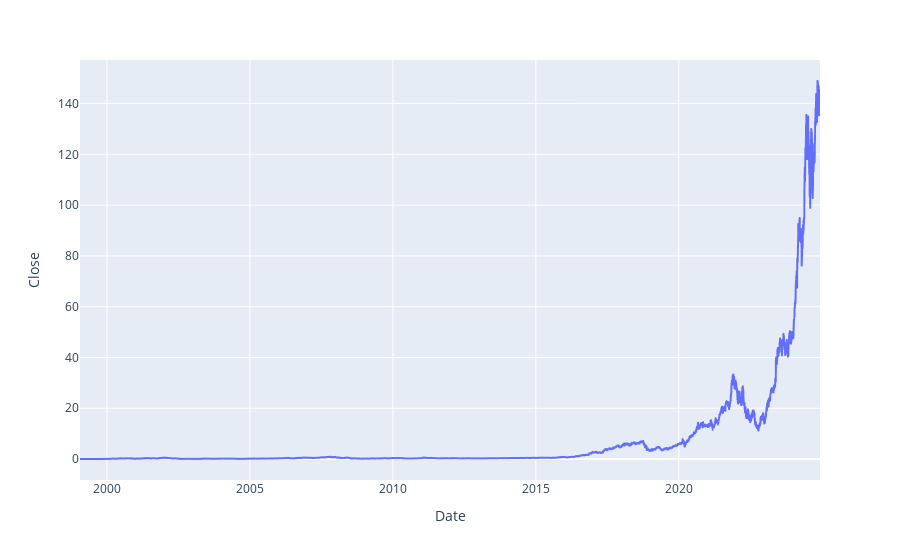

The cell this chart's notebook holds for it:
### Markdown cell above
3) Visualizzazione

### Code cell
# Using plotly.express
import plotly.express as px

#df = px.data.stocks()
fig = px.line(df, x='Date', y="Close") #metti nelle y una media tra prezzo più basso e più alto della giornata
fig.show()

### Figure 1 — Plotly figure (JSON) as saved in the notebook; plotly's stock layout.template omitted (floating-point values rounded to 4 significant figures; data arrays with more than 128 entries replaced by an {"elided": "..."} marker saying what was removed)
{"data": [{"hovertemplate": "Date=%{x}<br>Close=%{y}<extra></extra>", "legendgroup": "", "line": {"color": "#636efa", "dash": "solid"}, "marker": {"symbol": "circle"}, "mode": "lines", "name": "", "showlegend": false, "type": "scattergl", "x": {"elided": "6513 str values"}, "xaxis": "x", "y": {"elided": "6513 float values"}, "yaxis": "y"}], "layout": {"legend": {"tracegroupgap": 0}, "margin": {"t": 60}, "xaxis": {"anchor": "y", "domain": [0, 1], "title": {"text": "Date"}}, "yaxis": {"anchor": "x", "domain": [0, 1], "title": {"text": "Close"}}}}
